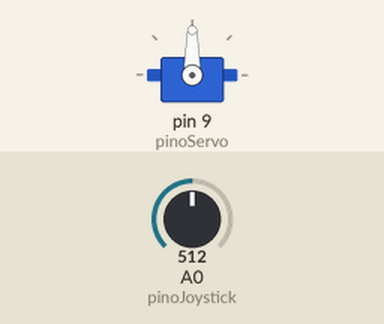
A sketch run on a simulated Arduino Uno, built with avr-gcc and run on an emulated ATmega328P. Parts: servo. The inputs (shaded band) are chosen by the test bench; at power-on: A0 (pinoJoystick) = 512.

Above: at 1.2 s.
1.3 s: A0 (pinoJoystick) set to 716
At 2.2 s:
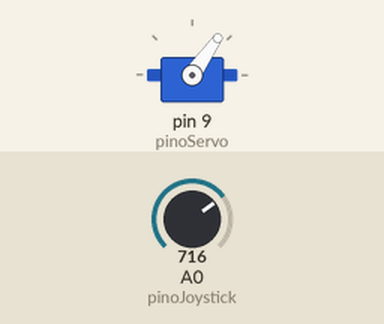
2.8 s: A0 (pinoJoystick) set to 900
At 3.1 s:
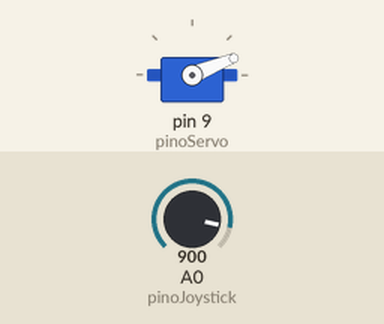
4.3 s: A0 (pinoJoystick) set to 1023
At 5.5 s:
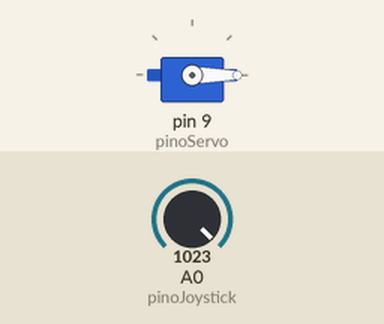
5.8 s: A0 (pinoJoystick) set to 306
At 6.6 s:
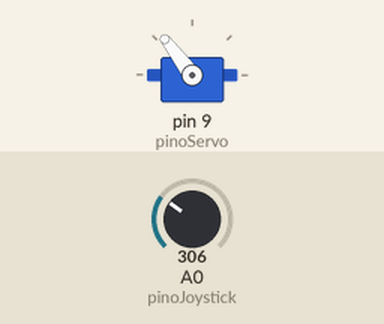
7.3 s: A0 (pinoJoystick) set to 122
At 8.0 s:
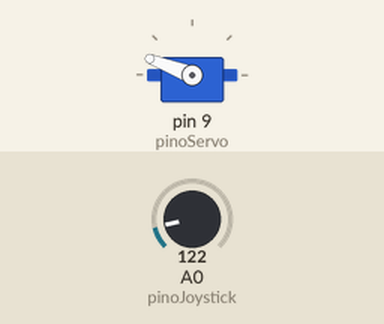
Timing chart, 0 to 9.8 s (numbered marks = the images above; inputs shaded):
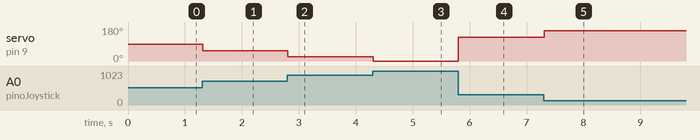

Measured:
- after the input at 1.3 s, servo on pin 9 (pinoServo): 90° → 55° at once
- after the input at 2.8 s, servo on pin 9 (pinoServo): 55° → 22° at once
- after the input at 4.3 s, servo on pin 9 (pinoServo): 22° → 0° at once
- after the input at 5.8 s, servo on pin 9 (pinoServo): 0° → 127° at once
- after the input at 7.3 s, servo on pin 9 (pinoServo): 127° → 159° at once

The sketch:

servo+joy.ino
```cpp
#include <Servo.h>
Servo servo;
const int pinoJoystick = A0;
const int pinoServo = 9;
void setup()
{
    servo.attach(pinoServo);
}
void loop()
{
    int leituraJoystick = analogRead(pinoJoystick);
    int angulo = map(leituraJoystick, 0, 1023, 0, 180);
    servo.write(180 - angulo);
    delay(15);
}
```
